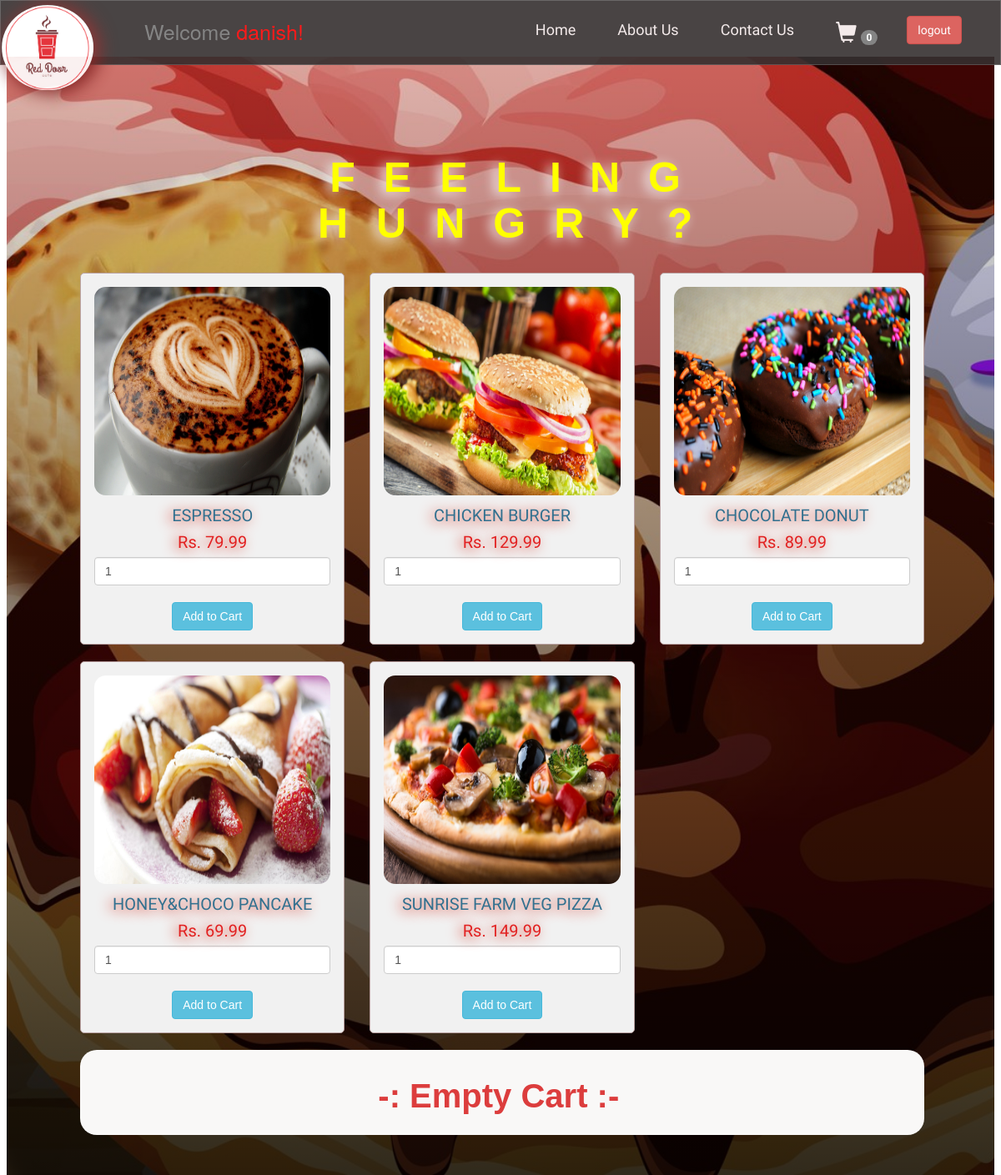
The app's page /shopping.php (signed in) with its own data.
### tables this page shows
CREATE TABLE `products` (
  `id` int(11) NOT NULL,
  `name` varchar(100) NOT NULL,
  `image` varchar(100) NOT NULL,
  `price` float NOT NULL
);

### shopping.php (the view, shortened to what this page needs)
<?php
require 'config.php';
if(isset($_SESSION['username']))
{
?>
<!DOCTYPE html
<html lang="en" dir="ltr">
  <head>
    <link rel="stylesheet" href="https://maxcdn.bootstrapcdn.com/bootstrap/3.3.7/css/bootstrap.min.css">
    <link rel="stylesheet" href="https://cdnjs.cloudflare.com/ajax/libs/font-awesome/4.7.0/css/font-awesome.min.css">
    <link rel="stylesheet" href="cartstyle.css">
  </head>
  <body>
    <div class="main">
      <?php
      require('header.php') ;
       ?>
<section id="bg-img-section-1" >
<div class="cont">
  <div class="title">
    <h3 class="wow bounceInRight">FEELING HUNGRY?</h3>
  </div>
  <div class="card">
  <?php
       $query = "SELECT * FROM products ORDER by id ASC";
       $result = mysqli_query($conn, $query);
       $num_rows = mysqli_num_rows($result);
       if($num_rows > 0)
       {
         while($product = mysqli_fetch_assoc($result))
         {
            ?>
           <div class="col-md-4" >
                    <form method="post" action="shopping.php?action=add&id=<?php echo $product['id']; ?>">
                        <div class="products">
                            <img src="<?php echo $product['image']; ?>" class="img-responsive">
                            <h4 class="text-info"><?php echo $product['name']; ?></h4>
                            <h4 class="text-info-1">Rs. <?php echo $product['price']; ?></h4>
                            <input type="text" name="quantity" class="form-control" value="1" >
                            <input type="hidden" name="price" value="<?php echo $product['price']; ?>" ><br>
                            <input href="#table-responsive" type="submit" name="add_to_cart" class="btn btn-info"
                                   value="Add to Cart" >
                        </div>
                    </form>
                </div>
<?php
         }
       }
   ?>
      <div class="table-responsive">
      <table class="table">
      <?php
          if(empty($_SESSION['shopping']))
          {
              ?>
              <tr>
                <h3 class="empty"><b>-: Empty Cart :-</b></h3>
              </tr>
<?php
} ?>
      </table>
</div>
</div>
</section>
</div>
</body>
</html>
<?php }
else
{
  header('Location: logout.php');
}
 ?>

### cartstyle.css (style rules this page uses)
.cont { background-image : linear-gradient(to bottom, rgba(0,0,0,0),rgba(0,0,0,0.8)),url("d.jpg"); background-size: cover !important; background-attachment: fixed !important; background-repeat: no-repeat; font-family: sans-serif; padding: 48px; }
.carousel-inner>.item>a>img, .carousel-inner>.item>img, .img-responsive, .thumbnail a>img, .thumbnail>img { display: block; max-width: 100%; height: -webkit-fill-available; }
.card { padding: 71px 21px 0px 25px !important; }
.table-responsive { background-color: #f9f8f7; padding: 0px 28px 15px; border-radius: 20px; margin: 0px 15px 0px 15px; }
.products .img-responsive { display: block; max-width: 100%; height: 250px; border-radius: 14px; }
.title h3 { color: yellow; text-align: center; font-size: 50px; font-weight: bolder; letter-spacing: 34px; word-spacing: 50; transform: translate(12%,45%); text-shadow: -5px 3px 14px whitesmoke; }
.text-info { color: #31708f; }
h4.text-info-1 { color: #e22121; }
.products { border: 1px solid #b9a1a1; background-color: #f1f1f1; border-radius: 5px; padding: 16px; margin-bottom: 20px; text-align: center; }
.products h4 { font-size: 20px; text-align: center; transform: translate(0%,12%); }
.table-responsive h3.empty { color: #dc3d3d; text-align: center; font-size: 40px; margin-bottom: 23px; }
h4 { color: #e45656; font-family: 'Sofia'; text-shadow: -4px 2px 15px #d42c1a; font-size: 50px; text-align: left; transform: translate(25%); animation: fadeInRight; animation-duration: 5s; }
h3 { color: #fffafa; font-family: 'Ariel', sans-serif; font-size: 28px; text-align: left; transform: translate(9%,30%); width: 84%; }
section#bg-img-section-1 { background-size: cover !important; height: 100% !important; background-attachment: fixed !important; margin: 8px; }
.bounceInRight { animation-duration: 4s; }
.title h3 { animation-duration: 5s; }
.table { margin: 0px auto; float: none; }
section { padding: 60px 0; }

### records on screen
products: image (picture), name "ESPRESSO", price "79.99"
products: image (picture), name "CHICKEN BURGER", price "129.99"
products: image (picture), name "CHOCOLATE DONUT", price "89.99"
products: image (picture), name "HONEY&CHOCO PANCAKE", price "69.99"
products: image (picture), name "SUNRISE FARM VEG PIZZA", price "149.99"

### other values on screen
$username "danish"
$count "0"
